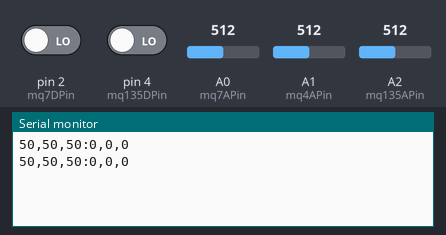
Bench run of a sketch on a simulated Arduino Uno, built with avr-gcc and run on an emulated ATmega328P. Shown: the last lines printed to the serial monitor. The inputs (shaded band) are chosen by the test bench; at power-on: A0 (mq7APin) = 512, A1 (mq4APin) = 512, A2 (mq135APin) = 512, pin 2 (mq7DPin) LOW, pin 4 (mq135DPin) LOW.

Above: at 1.8 s.
1.9 s: A0 (mq7APin) set to 716
At 2.5 s:
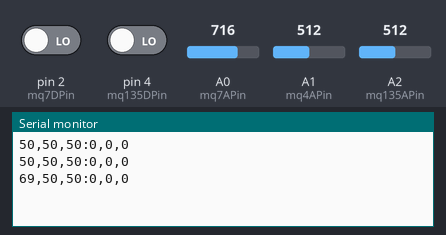
3.4 s: A1 (mq4APin) set to 716
At 4.7 s:
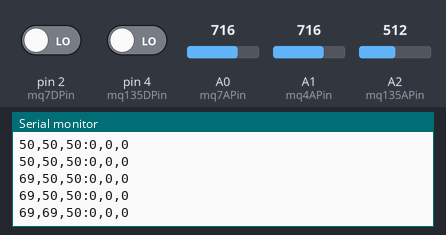
4.9 s: A2 (mq135APin) set to 716
At 5.8 s:
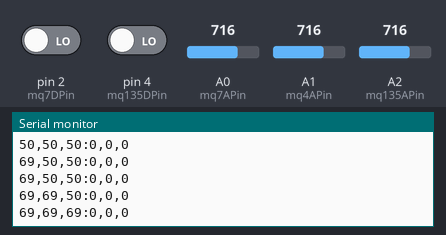
6.4 s: pin 2 (mq7DPin) driven HIGH
At 7.6 s:
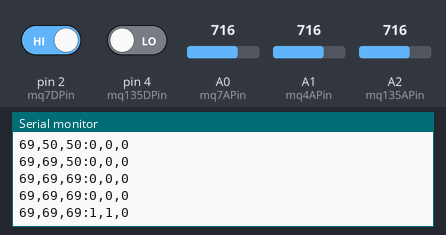
7.9 s: pin 4 (mq135DPin) driven HIGH
At 8.4 s:
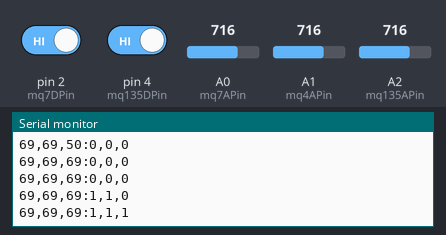
9.4 s: A0 (mq7APin) set to 900
At 10.8 s:
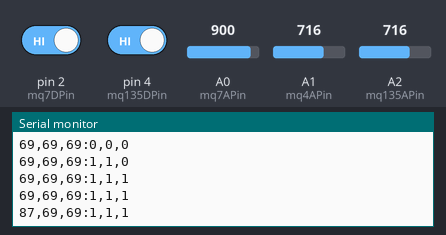
Timing chart, 0 to 11.9 s (numbered marks = the images above; inputs shaded):
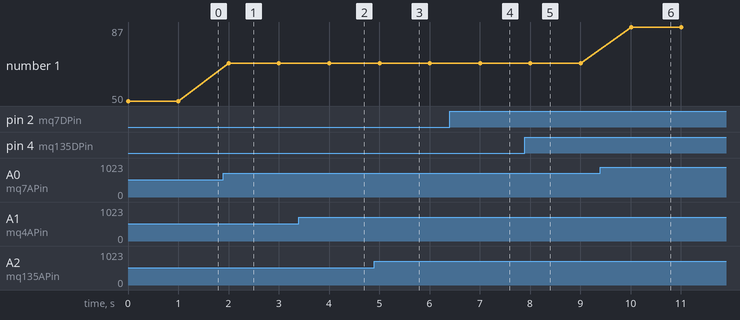

The sketch:

cs_IoT.ino
```cpp
const int mq7APin = A0; // carbon monoxide
const int mq7DPin = 2;
int mq7AValue = 0;
int mq7DValue = 0;

const int mq4APin = A1;  //methane
const int mq4DPin = 3;
int mq4DValue = 0;
int mq4AValue = 0;

const int mq135APin = A2;  //carbon dioxide
const int mq135DPin = 4;
int mq135DValue = 0;
int mq135AValue = 0;

void setup() {
  Serial.begin(9600);
  pinMode(mq7DPin, INPUT);
  pinMode(mq4DPin, INPUT);
  pinMode(mq135DPin, INPUT);

}

void loop() {
    mq7AValue = map(analogRead(mq7APin),0,1023,0,100);
    mq7DValue = digitalRead(mq7DPin);

    mq4AValue = map(analogRead(mq4APin),0,1023,0,100);
    mq4DValue = digitalRead(mq7DPin);

    mq135AValue = map(analogRead(mq135APin),0,1023,0,100);
    mq135DValue = digitalRead(mq135DPin);

    Serial.print(mq7AValue);
    Serial.print(",");
    Serial.print(mq4AValue);
    Serial.print(",");
    Serial.print(mq135AValue);
    Serial.print(":");
    Serial.print(mq7DValue);
    Serial.print(",");
    Serial.print(mq4DValue);
    Serial.print(",");
    Serial.println(mq135DValue);


  delay(1000);

}
```

Measured:
- after the input at 1.9 s, the serial monitor: prints a new line after 0.10 s (image 1)
- after the input at 3.4 s, the serial monitor: prints a new line after 0.61 s (image 2)
- after the input at 4.9 s, the serial monitor: prints a new line after 0.11 s (image 3)
- after the input at 6.4 s, the serial monitor: prints a new line after 0.61 s (image 4)
- after the input at 7.9 s, the serial monitor: prints a new line after 0.11 s (image 5)
- after the input at 9.4 s, the serial monitor: prints a new line after 0.61 s (image 6)
- plotted number 1: 50 → 69 after the input at 1.9 s, 69 → 87 after the input at 9.4 s
